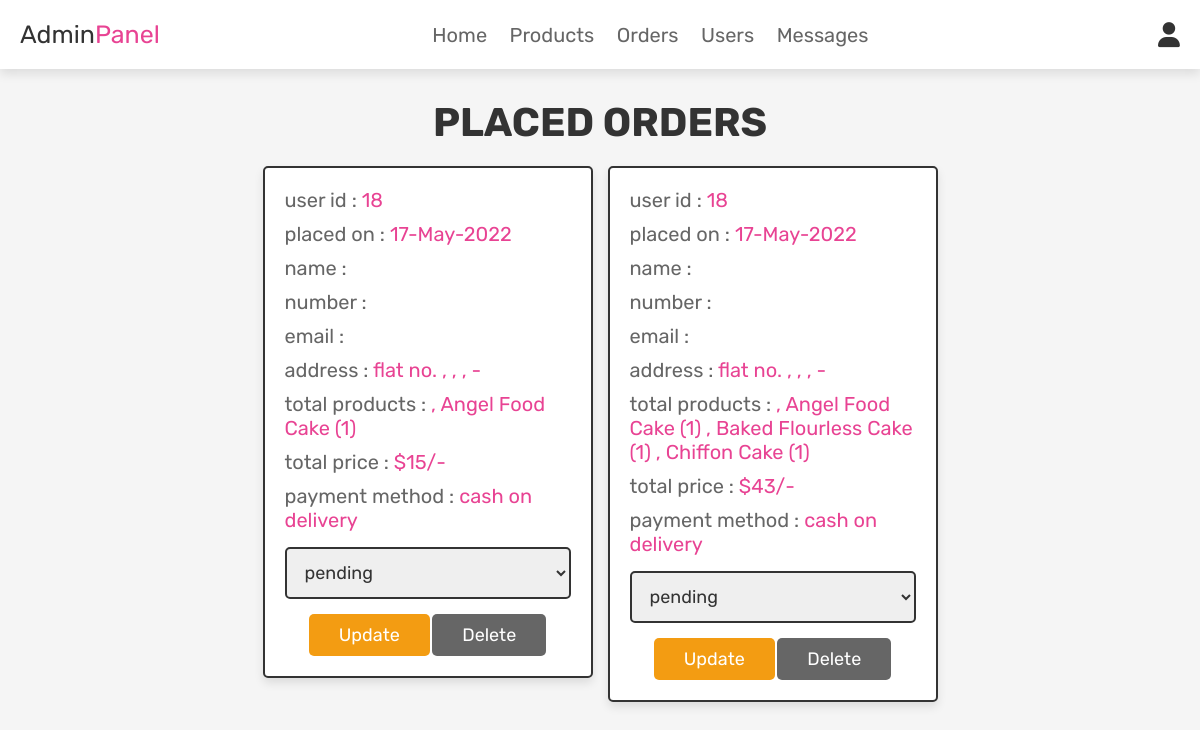
Page /admin_orders.php (signed in) on the committed database.
### tables this page shows
CREATE TABLE IF NOT EXISTS `orders` (
  `id` int(100) NOT NULL AUTO_INCREMENT,
  `user_id` int(100) NOT NULL,
  `name` varchar(100) NOT NULL,
  `number` varchar(12) NOT NULL,
  `email` varchar(100) NOT NULL,
  `method` varchar(50) NOT NULL,
  `address` varchar(500) NOT NULL,
  `total_products` varchar(1000) NOT NULL,
  `total_price` int(100) NOT NULL,
  `placed_on` varchar(50) NOT NULL,
  `payment_status` varchar(20) NOT NULL DEFAULT 'pending',
  PRIMARY KEY (`id`)
);

### admin_orders.php (the view, shortened to what this page needs)
<?php
@include 'config.php';
?>
<!DOCTYPE html>
<html lang="en">
<head>
   <link rel="stylesheet" href="https://cdnjs.cloudflare.com/ajax/libs/font-awesome/6.0.0/css/all.min.css">
   <link rel="stylesheet" href="css/admin_style.css">
</head>
<body>
<?php @include 'admin_header.php'; ?>
<section class="placed-orders">
   <h1 class="title">placed orders</h1>
   <div class="box-container">
      <?php
      $select_orders = mysqli_query($conn, "SELECT * FROM `orders`") or die('query failed');
      if(mysqli_num_rows($select_orders) > 0){
         while($fetch_orders = mysqli_fetch_assoc($select_orders)){
      ?>
      <div class="box">
         <p> user id : <span><?php echo $fetch_orders['user_id']; ?></span> </p>
         <p> placed on : <span><?php echo $fetch_orders['placed_on']; ?></span> </p>
         <p> name : <span><?php echo $fetch_orders['name']; ?></span> </p>
         <p> number : <span><?php echo $fetch_orders['number']; ?></span> </p>
         <p> email : <span><?php echo $fetch_orders['email']; ?></span> </p>
         <p> address : <span><?php echo $fetch_orders['address']; ?></span> </p>
         <p> total products : <span><?php echo $fetch_orders['total_products']; ?></span> </p>
         <p> total price : <span>$<?php echo $fetch_orders['total_price']; ?>/-</span> </p>
         <p> payment method : <span><?php echo $fetch_orders['method']; ?></span> </p>
         <form action="" method="post">
            <select name="update_payment">
               <option disabled selected><?php echo $fetch_orders['payment_status']; ?></option>
            </select>
            <input type="submit" name="update_order" value="update" class="option-btn">
            <a href="admin_orders.php?delete=<?php echo $fetch_orders['id']; ?>" class="delete-btn" onclick="return confirm('delete this order?');">delete</a>
         </form>
      </div>
      <?php
         }
      }else{
         echo '<p class="empty">no orders placed yet!</p>';
      }
      ?>
   </div>
</section>
</body>
</html>

### css/admin_style.css (style rules this page uses)
:root { --pink:#e84393; --red:#c0392b; --orange:#f39c12; --black:#333; --white:#fff; --light-color:#666; --light-white:#ccc; --light-bg:#f5f5f5; --border:.2rem solid var(--black); --box-shadow:0 .5rem 1rem rgba(0,0,0,.1); }
* { font-family: 'Rubik', sans-serif; margin:0; padding:0; box-sizing: border-box; outline: none; border:none; text-decoration: none; transition:all .2s linear; }
html { font-size: 62.5%; overflow-x: hidden; scroll-behavior: smooth; scroll-padding-top: 6.5rem; }
body { background: var(--light-bg); }
section { padding:3rem 2rem; }
.title { text-align: center; margin-bottom: 2rem; color:var(--black); text-transform: uppercase; font-size: 4rem; }
.btn, .delete-btn, .option-btn { display: inline-block; border-radius: .5rem; margin-top: 1rem; font-size: 1.8rem; color:var(--white); cursor: pointer; padding:1rem 3rem; text-transform: capitalize; }
.delete-btn { background-color: var(--light-color); }
.option-btn { background-color: var(--orange); }
.placed-orders .box-container { display: grid; grid-template-columns: repeat(auto-fit, 33rem); gap:1.5rem; align-items: flex-start; max-width: 1200px; margin: 0 auto; justify-content: center; }
.placed-orders .box-container .box { padding:2rem; border:var(--border); background-color: var(--white); box-shadow: var(--box-shadow); border-radius: .5rem; }
.placed-orders .box-container .box p { margin-bottom: 1rem; font-size: 2rem; color:var(--light-color); }
.placed-orders .box-container .box p span { color:var(--pink); }
.placed-orders .box-container .box form { margin-top: 1rem; text-align: center; }
.placed-orders .box-container .box form select { width: 100%; border:var(--border); padding:1.2rem 1.4rem; font-size: 1.8rem; color:var(--black); border:var(--border); border-radius: .5rem; margin:.5rem 0; }

### rows in the picture
orders: user "18", placed_on "17-May-2022", address "flat no. , , , -", total_products ", Angel Food Cake (1)", total_price "15", method "cash on delivery", update_payment "pending"
orders: user "18", placed_on "17-May-2022", address "flat no. , , , -", total_products ", Angel Food Cake (1) , Baked Flourless Cake (1) , Chiffon Cake (1)", total_price "43", method "cash on delivery", update_payment "pending"
